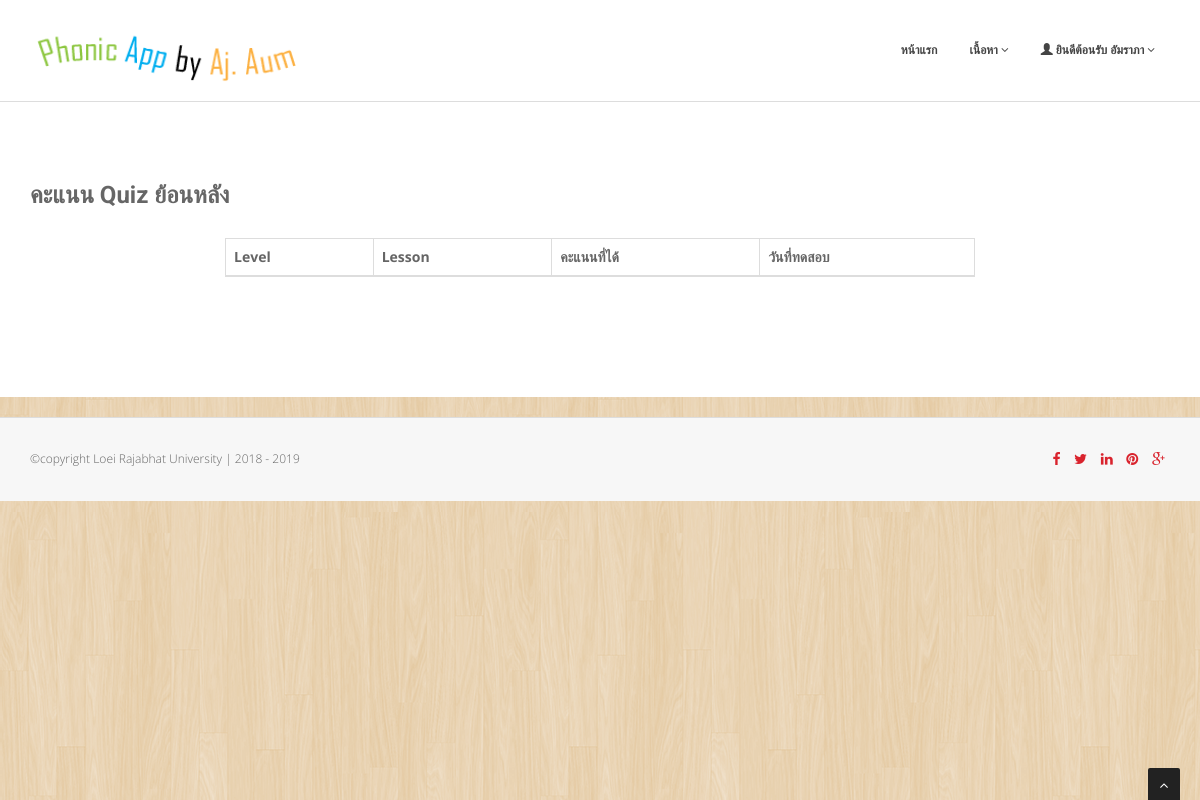
/user_score.php (signed in), run on an earlier commit of the app's database.
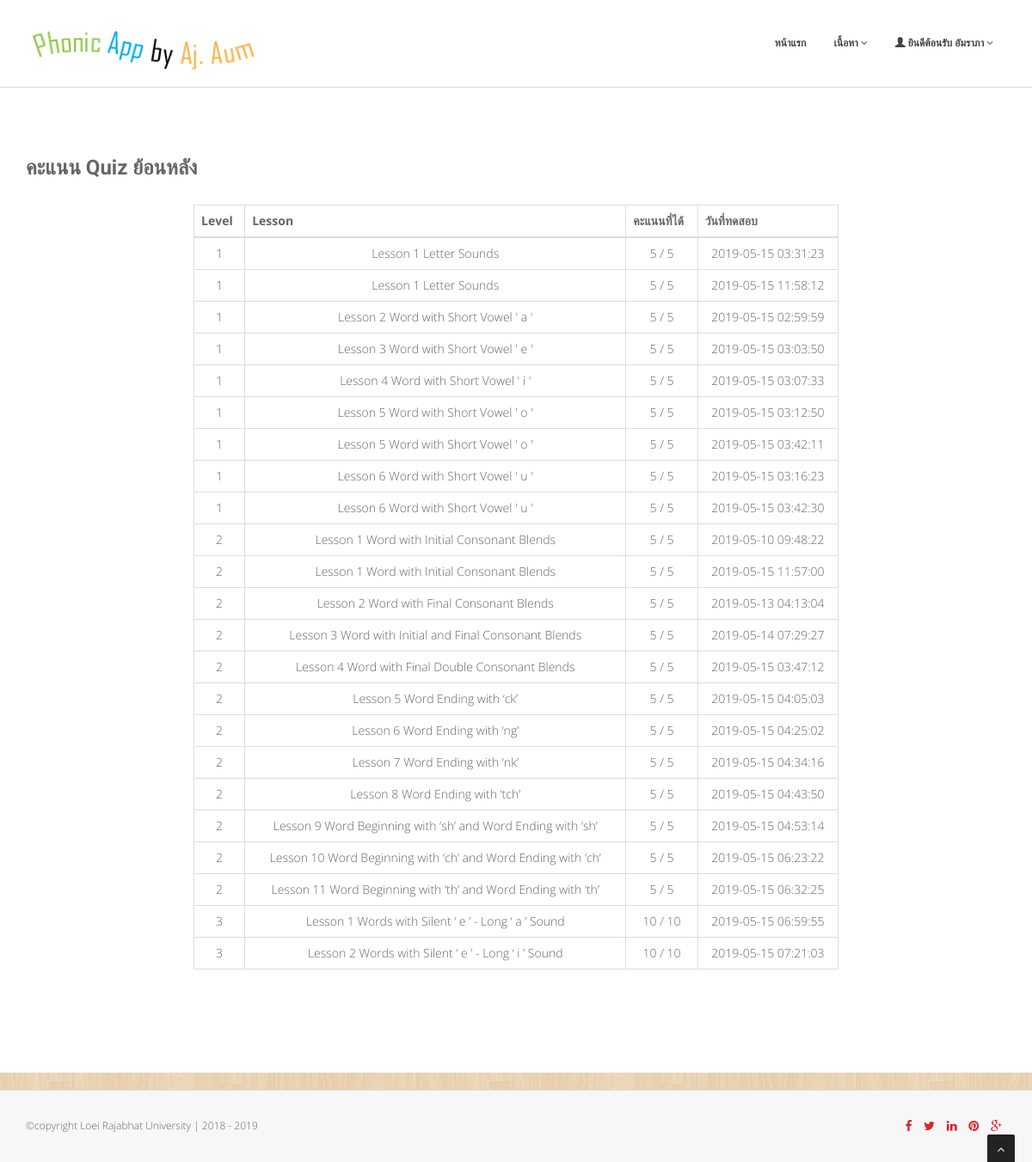
And on a later commit of the database.
### tables this page shows
CREATE TABLE `user_quiz_score` (
  `quiz_score_id` int(10) NOT NULL COMMENT 'รหัสคคะแนนบททดสอบ',
  `lesson_id` int(10) NOT NULL COMMENT 'รหัสบทเรียน',
  `user_id` varchar(10) NOT NULL COMMENT 'รหัสผู้ใช้',
  `user_score` int(10) NOT NULL COMMENT 'คะแนนที่ได้',
  `total_score` int(10) NOT NULL COMMENT 'คะแนนเต็ม',
  `test_date` timestamp NOT NULL DEFAULT current_timestamp()
);

CREATE TABLE `lesson_detail` (
  `lesson_id` int(10) NOT NULL COMMENT 'รหัสบทเรียน',
  `level` varchar(5) NOT NULL COMMENT 'Level No',
  `lesson_no` int(5) NOT NULL COMMENT 'ลำดับบทเรียน',
  `lesson_name` varchar(100) NOT NULL COMMENT 'ชื่อบทเรียน',
  `lesson_desc` varchar(100) NOT NULL COMMENT 'คำอธิบายบทเรียน',
  `small_image` varchar(50) NOT NULL COMMENT 'รูปบทเรียน',
  `big_image` varchar(50) NOT NULL COMMENT 'รูปบทเรียนใหญ่',
  `maxpage` int(11) NOT NULL,
  `youtube` varchar(20) NOT NULL,
  `create_date` timestamp NOT NULL DEFAULT current_timestamp() ON UPDATE current_timestamp()
);

### user_score.php (the view, shortened to what this page needs)
<!DOCTYPE html>
<html lang="en">
<head>
<link href="css/bootstrap.min.css" rel="stylesheet" />
<link href="plugins/flexslider/flexslider.css" rel="stylesheet" media="screen" />
<link href="css/cubeportfolio.min.css" rel="stylesheet" />
<link href="css/style.css" rel="stylesheet" />
<link id="t-colors" href="skins/default.css" rel="stylesheet" />
	<link id="bodybg" href="bodybg/bg1.css" rel="stylesheet" type="text/css" />
</head>
<body>
<div id="wrapper">
	<?php include 'template/NavAdmin.php'; ?>
    <section id="content">
	<div class="container">
		<div class="row">
			<div class="col-lg-12">
			<h3 class="heading">คะแนน Quiz ย้อนหลัง</h4>
				<div class="row">
					<div class="col-sm-2 col-md-2 col-lg-2">
					</div>
					<div class="col-sm-8 col-md-8 col-lg-8">
						<div class="box">
							<div class="aligncenter">
							<table class="table table-bordered">
							<thead>
								<tr>
									<th scope="col">Level</th>
									<th scope="col">Lesson</th>
									<th scope="col">คะแนนที่ได้</th>
									<th scope="col">วันที่ทดสอบ</th>
								</tr>
							</thead>
							<tbody>
								<?php
								include 'db_connection.php';
								$sql = "SELECT ld.level, ld.lesson_name, ld.lesson_desc, uq.user_score, uq.total_score, uq.test_date FROM `user_quiz_score` uq left join lesson_detail ld on uq.lesson_id = ld.lesson_id WHERE uq.user_id = '" . $_SESSION["user_id"] . "' order by ld.level, ld.lesson_no, uq.test_date";
								$result = $conn->query($sql);
								if ($result->num_rows > 0) {
									while($row = $result->fetch_assoc()) {
								?>
										<tr>
											<td><?php echo $row["level"]; ?></td>
											<td><?php echo $row["lesson_name"] . " " . $row["lesson_desc"]; ?></td>
											<td><?php echo $row["user_score"] . " / " . $row["total_score"];?></td>
											<td><?php echo $row["test_date"];?></td>
										</tr>
								<?php
									}
								}
								?>
								</tbody>
							</table>
							</div>
						</div>
					</div>
					<div class="col-sm-2 col-md-2 col-lg-2">
					</div>
				</div>
			</div>
		</div>
		</div>
	</section>
		<?php include 'template/footer.php'; ?>
</body>
</html>

What changed in the data, as far as the page shows it:
added user_quiz_score: lesson.level "1", lesson.lesson_name "Lesson 1", lesson.lesson_desc "Letter Sounds", user_score "5", total_score "5", test_date "2019-05-15 03:31:23"
added user_quiz_score: lesson.level "1", lesson.lesson_name "Lesson 1", lesson.lesson_desc "Letter Sounds", user_score "5", total_score "5", test_date "2019-05-15 11:58:12"
added user_quiz_score: lesson.level "1", lesson.lesson_name "Lesson 2", lesson.lesson_desc "Word with Short Vowel ' a '", user_score "5", total_score "5", test_date "2019-05-15 02:59:59"
added user_quiz_score: lesson.level "1", lesson.lesson_name "Lesson 3", lesson.lesson_desc "Word with Short Vowel ' e '", user_score "5", total_score "5", test_date "2019-05-15 03:03:50"
added user_quiz_score: lesson.level "1", lesson.lesson_name "Lesson 4", lesson.lesson_desc "Word with Short Vowel ' i '", user_score "5", total_score "5", test_date "2019-05-15 03:07:33"
added user_quiz_score: lesson.level "1", lesson.lesson_name "Lesson 5", lesson.lesson_desc "Word with Short Vowel ' o '", user_score "5", total_score "5", test_date "2019-05-15 03:12:50"
added user_quiz_score: lesson.level "1", lesson.lesson_name "Lesson 5", lesson.lesson_desc "Word with Short Vowel ' o '", user_score "5", total_score "5", test_date "2019-05-15 03:42:11"
added user_quiz_score: lesson.level "1", lesson.lesson_name "Lesson 6", lesson.lesson_desc "Word with Short Vowel ' u '", user_score "5", total_score "5", test_date "2019-05-15 03:16:23"
added user_quiz_score: lesson.level "1", lesson.lesson_name "Lesson 6", lesson.lesson_desc "Word with Short Vowel ' u '", user_score "5", total_score "5", test_date "2019-05-15 03:42:30"
added user_quiz_score: lesson.level "2", lesson.lesson_name "Lesson 1", lesson.lesson_desc "Word with Initial Consonant Blends", user_score "5", total_score "5", test_date "2019-05-10 09:48:22"
added user_quiz_score: lesson.level "2", lesson.lesson_name "Lesson 1", lesson.lesson_desc "Word with Initial Consonant Blends", user_score "5", total_score "5", test_date "2019-05-15 11:57:00"
added user_quiz_score: lesson.level "2", lesson.lesson_name "Lesson 2", lesson.lesson_desc "Word with Final Consonant Blends", user_score "5", total_score "5", test_date "2019-05-13 04:13:04"
added user_quiz_score: lesson.level "2", lesson.lesson_name "Lesson 3", lesson.lesson_desc "Word with Initial and Final Consonant Blends", user_score "5", total_score "5", test_date "2019-05-14 07:29:27"
added user_quiz_score: lesson.level "2", lesson.lesson_name "Lesson 4", lesson.lesson_desc "Word with Final Double Consonant Blends", user_score "5", total_score "5", test_date "2019-05-15 03:47:12"
added user_quiz_score: lesson.level "2", lesson.lesson_name "Lesson 5", lesson.lesson_desc "Word Ending with ‘ck’", user_score "5", total_score "5", test_date "2019-05-15 04:05:03"
added user_quiz_score: lesson.level "2", lesson.lesson_name "Lesson 6", lesson.lesson_desc "Word Ending with ‘ng’", user_score "5", total_score "5", test_date "2019-05-15 04:25:02"
added user_quiz_score: lesson.level "2", lesson.lesson_name "Lesson 7", lesson.lesson_desc "Word Ending with ‘nk’", user_score "5", total_score "5", test_date "2019-05-15 04:34:16"
added user_quiz_score: lesson.level "2", lesson.lesson_name "Lesson 8", lesson.lesson_desc "Word Ending with ‘tch’", user_score "5", total_score "5", test_date "2019-05-15 04:43:50"
added user_quiz_score: lesson.level "2", lesson.lesson_name "Lesson 9", lesson.lesson_desc "Word Beginning with ‘sh’ and Word Ending with ‘sh’", user_score "5", total_score "5", test_date "2019-05-15 04:53:14"
added user_quiz_score: lesson.level "2", lesson.lesson_name "Lesson 10", lesson.lesson_desc "Word Beginning with ‘ch’ and Word Ending with ‘ch’", user_score "5", total_score "5", test_date "2019-05-15 06:23:22"
added user_quiz_score: lesson.level "2", lesson.lesson_name "Lesson 11", lesson.lesson_desc "Word Beginning with ‘th’ and Word Ending with ‘th’", user_score "5", total_score "5", test_date "2019-05-15 06:32:25"
added user_quiz_score: lesson.level "3", lesson.lesson_name "Lesson 1", lesson.lesson_desc "Words with Silent ‘ e ’ - Long ‘ a ’ Sound", user_score "10", total_score "10", test_date "2019-05-15 06:59:55"
added user_quiz_score: lesson.level "3", lesson.lesson_name "Lesson 2", lesson.lesson_desc "Words with Silent ‘ e ’ - Long ‘ i ’ Sound", user_score "10", total_score "10", test_date "2019-05-15 07:21:03"
